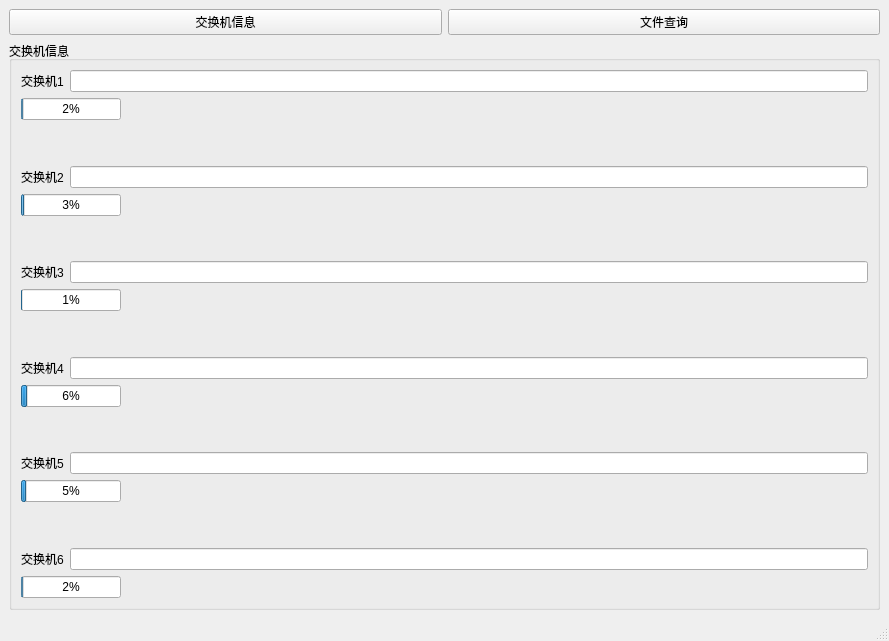
<?xml version="1.0" encoding="UTF-8"?>
<ui version="4.0">
 <class>MainWindow</class>
 <widget class="QMainWindow" name="MainWindow">
  <property name="geometry">
   <rect>
    <x>0</x>
    <y>0</y>
    <width>889</width>
    <height>641</height>
   </rect>
  </property>
  <property name="windowTitle">
   <string>Network Interface</string>
  </property>
  <widget class="QWidget" name="centralwidget">
   <layout class="QVBoxLayout" name="verticalLayout_central">
    <item>
     <layout class="QHBoxLayout" name="horizontalLayout_buttons">
      <item>
       <widget class="QPushButton" name="pushButton_switchWindow">
        <property name="text">
         <string>交换机信息</string>
        </property>
       </widget>
      </item>
      <item>
       <widget class="QPushButton" name="pushButton">
        <property name="text">
         <string>文件查询</string>
        </property>
       </widget>
      </item>
     </layout>
    </item>
    <item>
     <widget class="QGroupBox" name="fileSaveGroupBox">
      <property name="title">
       <string>交换机信息</string>
      </property>
      <layout class="QVBoxLayout" name="verticalLayout_save">
       <item>
        <layout class="QVBoxLayout" name="verticalLayout">
         <item>
          <layout class="QHBoxLayout" name="horizontalLayout">
           <item>
            <widget class="QLabel" name="label">
             <property name="text">
              <string>交换机1</string>
             </property>
            </widget>
           </item>
           <item>
            <widget class="QLineEdit" name="lineEdit"/>
           </item>
          </layout>
         </item>
         <item>
          <widget class="QProgressBar" name="progressBar">
           <property name="maximumSize">
            <size>
             <width>100</width>
             <height>16777215</height>
            </size>
           </property>
           <property name="value">
            <number>2</number>
           </property>
          </widget>
         </item>
        </layout>
       </item>
       <item>
        <spacer name="verticalSpacer">
         <property name="orientation">
          <enum>Qt::Vertical</enum>
         </property>
         <property name="sizeHint" stdset="0">
          <size>
           <width>20</width>
           <height>40</height>
          </size>
         </property>
        </spacer>
       </item>
       <item>
        <layout class="QVBoxLayout" name="verticalLayout_2">
         <item>
          <layout class="QHBoxLayout" name="horizontalLayout_2">
           <item>
            <widget class="QLabel" name="label_2">
             <property name="text">
              <string>交换机2</string>
             </property>
            </widget>
           </item>
           <item>
            <widget class="QLineEdit" name="lineEdit_2"/>
           </item>
          </layout>
         </item>
         <item>
          <widget class="QProgressBar" name="progressBar_2">
           <property name="maximumSize">
            <size>
             <width>100</width>
             <height>16777215</height>
            </size>
           </property>
           <property name="value">
            <number>3</number>
           </property>
          </widget>
         </item>
        </layout>
       </item>
       <item>
        <spacer name="verticalSpacer_2">
         <property name="orientation">
          <enum>Qt::Vertical</enum>
         </property>
         <property name="sizeHint" stdset="0">
          <size>
           <width>20</width>
           <height>40</height>
          </size>
         </property>
        </spacer>
       </item>
       <item>
        <layout class="QVBoxLayout" name="verticalLayout_3">
         <item>
          <layout class="QHBoxLayout" name="horizontalLayout_3">
           <item>
            <widget class="QLabel" name="label_3">
             <property name="text">
              <string>交换机3</string>
             </property>
            </widget>
           </item>
           <item>
            <widget class="QLineEdit" name="lineEdit_3"/>
           </item>
          </layout>
         </item>
         <item>
          <widget class="QProgressBar" name="progressBar_3">
           <property name="maximumSize">
            <size>
             <width>100</width>
             <height>16777215</height>
            </size>
           </property>
           <property name="value">
            <number>1</number>
           </property>
          </widget>
         </item>
        </layout>
       </item>
       <item>
        <spacer name="verticalSpacer_3">
         <property name="orientation">
          <enum>Qt::Vertical</enum>
         </property>
         <property name="sizeHint" stdset="0">
          <size>
           <width>20</width>
           <height>40</height>
          </size>
         </property>
        </spacer>
       </item>
       <item>
        <layout class="QVBoxLayout" name="verticalLayout_4">
         <item>
          <layout class="QHBoxLayout" name="horizontalLayout_4">
           <item>
            <widget class="QLabel" name="label_4">
             <property name="text">
              <string>交换机4</string>
             </property>
            </widget>
           </item>
           <item>
            <widget class="QLineEdit" name="lineEdit_4"/>
           </item>
          </layout>
         </item>
         <item>
          <widget class="QProgressBar" name="progressBar_4">
           <property name="maximumSize">
            <size>
             <width>100</width>
             <height>16777215</height>
            </size>
           </property>
           <property name="value">
            <number>6</number>
           </property>
          </widget>
         </item>
        </layout>
       </item>
       <item>
        <spacer name="verticalSpacer_4">
         <property name="orientation">
          <enum>Qt::Vertical</enum>
         </property>
         <property name="sizeHint" stdset="0">
          <size>
           <width>20</width>
           <height>40</height>
          </size>
         </property>
        </spacer>
       </item>
       <item>
        <layout class="QVBoxLayout" name="verticalLayout_5">
         <item>
          <layout class="QHBoxLayout" name="horizontalLayout_5">
           <item>
            <widget class="QLabel" name="label_5">
             <property name="text">
              <string>交换机5</string>
             </property>
            </widget>
           </item>
           <item>
            <widget class="QLineEdit" name="lineEdit_5"/>
           </item>
          </layout>
         </item>
         <item>
          <widget class="QProgressBar" name="progressBar_5">
           <property name="maximumSize">
            <size>
             <width>100</width>
             <height>16777215</height>
            </size>
           </property>
           <property name="value">
            <number>5</number>
           </property>
          </widget>
         </item>
        </layout>
       </item>
       <item>
        <spacer name="verticalSpacer_6">
         <property name="orientation">
          <enum>Qt::Vertical</enum>
         </property>
         <property name="sizeHint" stdset="0">
          <size>
           <width>20</width>
           <height>40</height>
          </size>
         </property>
        </spacer>
       </item>
       <item>
        <layout class="QVBoxLayout" name="verticalLayout_8">
         <item>
          <layout class="QHBoxLayout" name="horizontalLayout_6">
           <item>
            <widget class="QLabel" name="label_6">
             <property name="text">
              <string>交换机6</string>
             </property>
            </widget>
           </item>
           <item>
            <widget class="QLineEdit" name="lineEdit_6"/>
           </item>
          </layout>
         </item>
         <item>
          <widget class="QProgressBar" name="progressBar_6">
           <property name="maximumSize">
            <size>
             <width>100</width>
             <height>16777215</height>
            </size>
           </property>
           <property name="value">
            <number>2</number>
           </property>
          </widget>
         </item>
        </layout>
       </item>
      </layout>
     </widget>
    </item>
   </layout>
  </widget>
  <widget class="QStatusBar" name="statusbar"/>
 </widget>
 <resources/>
 <connections/>
</ui>
